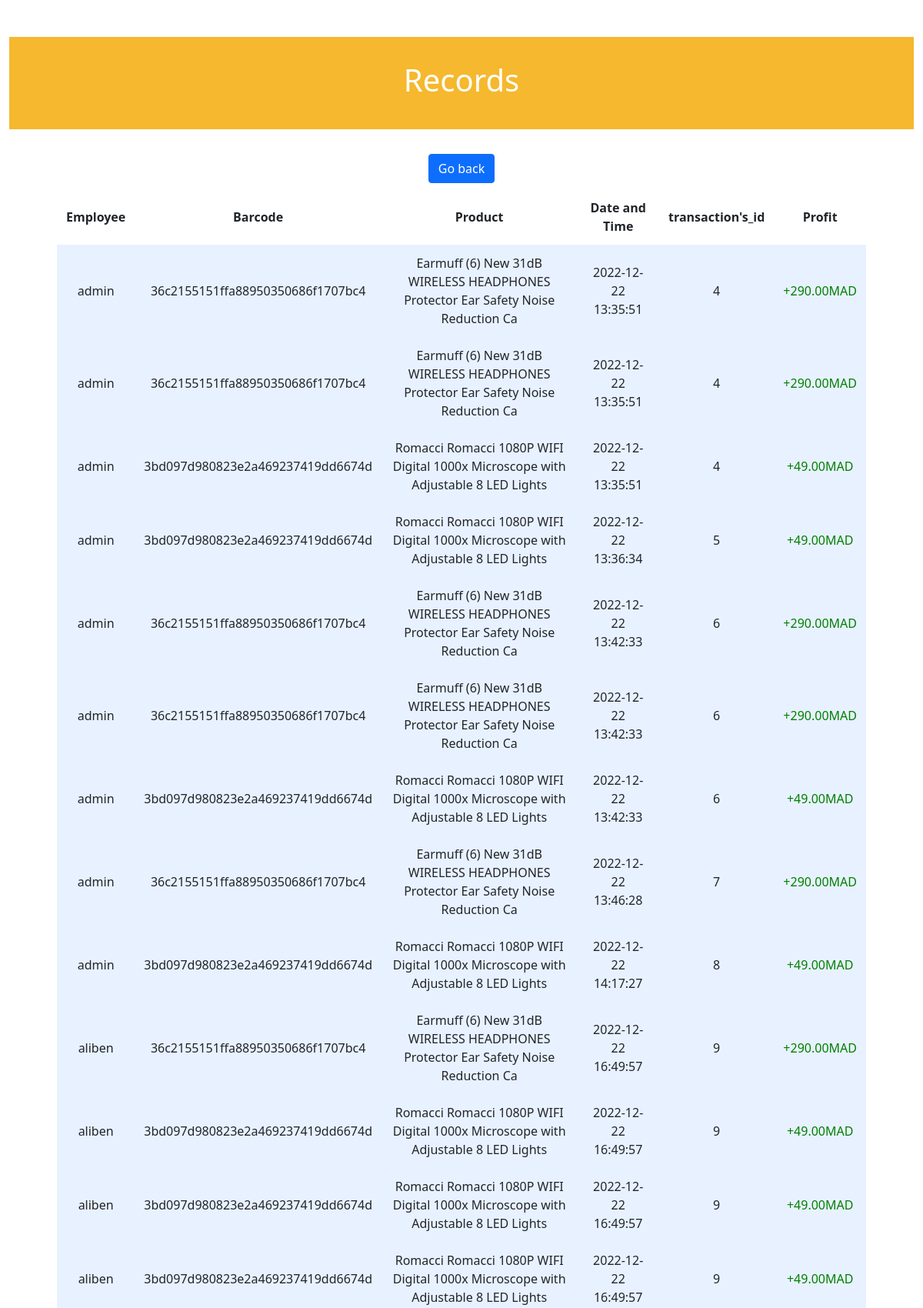
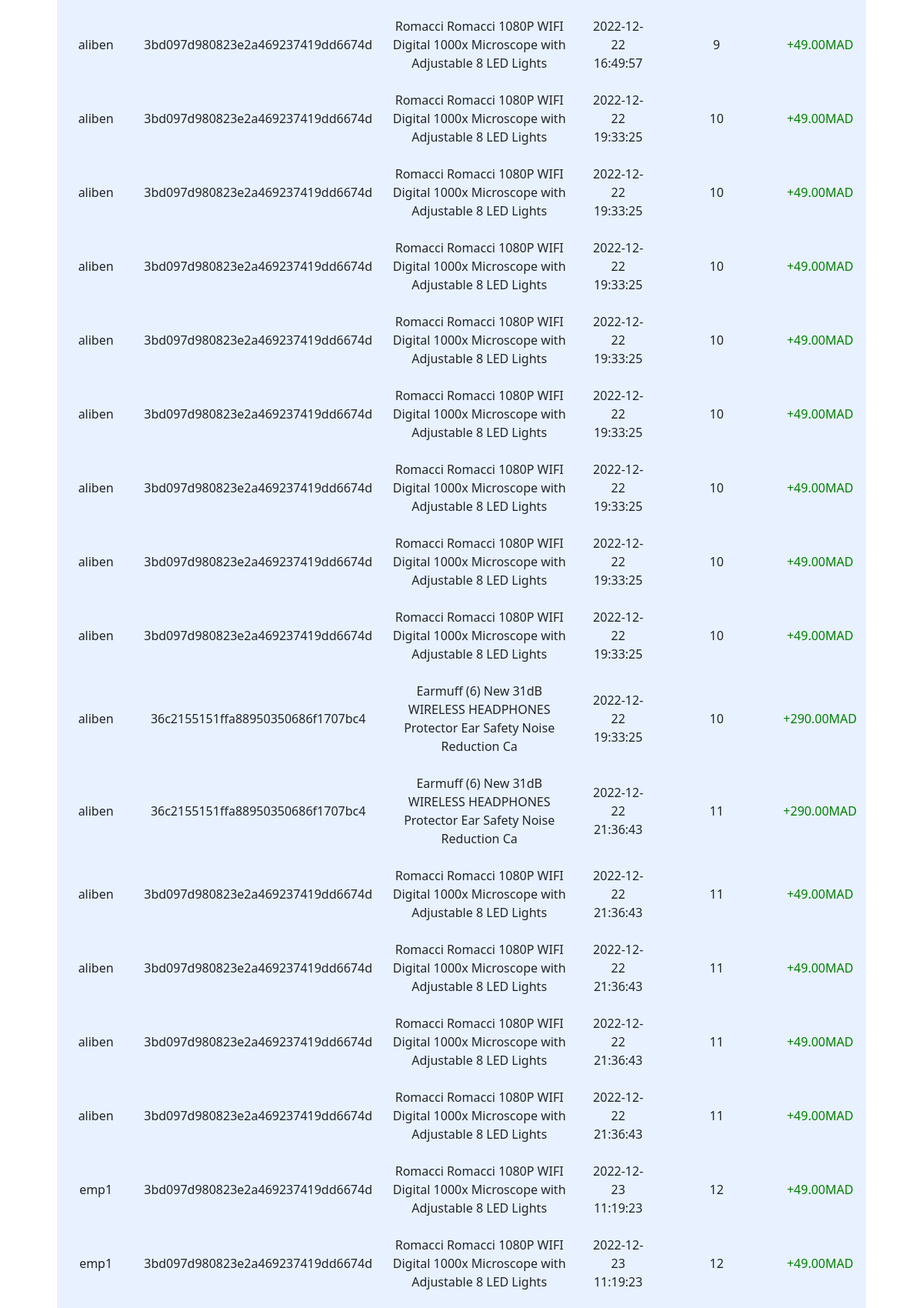
Screenshot of /sells (signed in, upper part) with the database file from the repository (2 pictures, top to bottom).
### tables this page shows
CREATE TABLE users_archive (id INTEGER  NOT NULL, username TEXT NOT NULL, hash TEXT NOT NULL, type TEXT NOT NULL);

CREATE TABLE sells (id INTERGER NOT NULL, barcode TEXT NOT NULL, date DATETIME DEFAULT CURRENT_TIMESTAMP, tran_id INTEGER NOT NULL, FOREIGN KEY(id) REFERENCES users(id), FOREIGN KEY(tran_id) REFERENCES bank(tran_id));

CREATE TABLE products (barcode TEXT NOT NULL, product TEXT NOT NULL, stock INTEGER NOT NULL, price INTEGER NOT NULL);

### app.py (the view)
@app.route("/sells",methods=["GET"])
@login_required
def sells():
    if db.execute("SELECT type FROM users WHERE id = ?", session["user_id"])[0]["type"] !="adm":
        return render_template("nicetry.html")
    else:
        id=session["user_id"]
        products= db.execute("SELECT * FROM products")
        sells=  db.execute("SELECT * FROM sells")
        tableaux =[dict() for i in range(len(sells))]
        for i in range(len(sells)):
            tableaux[i]["employee"]=db.execute("SELECT * FROM users_archive WHERE id=?",sells[i]["id"])[0]["username"]
            tableaux[i]["barcode"]=sells[i]["barcode"]
            tableaux[i]["product"]=db.execute("SELECT product FROM products WHERE barcode=?",sells[i]["barcode"])[0]["product"]
            tableaux[i]["date"]= sells[i]["date"]
            tableaux[i]["tran_id"]= sells[i]["tran_id"]
            tableaux[i]["profit"]= db.execute("SELECT price FROM products WHERE barcode=?",sells[i]["barcode"])[0]["price"]
        return render_template("sells.html",rows=tableaux)

### app.py (called while the page is built)
@app.after_request
def after_request(response):
    response.headers["Cache-Control"] = "no-cache, no-store, must-revalidate"
    response.headers["Expires"] = 0
    response.headers["Pragma"] = "no-cache"
    return response

### loginreq.py (called while the page is built)
def login_required(f):
    @wraps(f)
    def decorated_function(*args, **kwargs):
        if session.get("user_id") is None:
            return redirect("/login")
        return f(*args, **kwargs)
    return decorated_function

### templates/sells.html (shortened to what this page needs)
{% extends "layout.html" %}
{% block main %}
<div class="header" >
    <h1>Records</h1>
</div>
<a href="/admin" class="btn btn-primary">Go back</a>
<div class="container">
    <div class="section">
        <table>
            <thead>
                <tr>
                    <th>Employee</th>
                    <th>Barcode</th>
                    <th>Product</th>
                    <th>Date and Time</th>
                    <th>transaction's_id</th>
                    <th>Profit</th>
                </tr>
            </thead>
            {% for row in rows %}
            <tbody>
                <tr>
                    <td>{{row.employee}}</td>
                    <td>{{row.barcode}}</td>
                    <td>{{row.product}}</td>
                    <td>{{row.date}}</td>
                    <td>{{row.tran_id}}</td>
                    <td style="color: green;">+{{row.profit}}.00MAD</td>
                </tr>
            </tbody>
            {%endfor%}
        </table>
    </div>
</div>
{% endblock %}

### static/styles.css (style rules this page uses)
.section { padding-bottom: 1rem; padding-left: 2rem; padding-right: 2rem; padding-top: 0.5rem; }
table { background-color: transparent; margin-bottom: 1rem; width: 100%; }
table th, table td { padding: 0.75rem; vertical-align: middle; }
tbody tr:nth-of-type(odd) { background-color: rgb(179, 208, 255, 0.3) }
.header { background-color: #F5B82E; color: #fff; margin-bottom: 2rem; padding: 2rem 1rem; text-align: center; }

### rows the page displays
users_archive: employee "admin" "admin" "admin" "admin" "admin" "admin" "admin" "admin" "admin"
sells: barcode "36c2155151ffa88950350686f1707bc4", date "2022-12-22 13:35:51"
products: product "Earmuff (6) New 31dB WIRELESS HEADPHONES Protector Ear Safety Noise Reduction Ca" "Earmuff (6) New 31dB WIRELESS HEADPHONES Protector Ear Safety Noise Reduction Ca" "Earmuff (6) New 31dB WIRELESS HEADPHONES Protector Ear Safety Noise Reduction Ca" "Earmuff (6) New 31dB WIRELESS HEADPHONES Protector Ear Safety Noise Reduction Ca" "Earmuff (6) New 31dB WIRELESS HEADPHONES Protector Ear Safety Noise Reduction Ca" "Earmuff (6) New 31dB WIRELESS HEADPHONES Protector Ear Safety Noise Reduction Ca" "Earmuff (6) New 31dB WIRELESS HEADPHONES Protector Ear Safety Noise Reduction Ca" "Earmuff (6) New 31dB WIRELESS HEADPHONES Protector Ear Safety Noise Reduction Ca", profit "290" "290" "290" "290" "290" "290" "290" "290"
sells: barcode "36c2155151ffa88950350686f1707bc4", date "2022-12-22 13:35:51"
sells: barcode "3bd097d980823e2a469237419dd6674d", date "2022-12-22 13:35:51"
products: product "Romacci Romacci 1080P WIFI Digital 1000x Microscope with Adjustable 8 LED Lights" "Romacci Romacci 1080P WIFI Digital 1000x Microscope with Adjustable 8 LED Lights" "Romacci Romacci 1080P WIFI Digital 1000x Microscope with Adjustable 8 LED Lights" "Romacci Romacci 1080P WIFI Digital 1000x Microscope with Adjustable 8 LED Lights" "Romacci Romacci 1080P WIFI Digital 1000x Microscope with Adjustable 8 LED Lights" "Romacci Romacci 1080P WIFI Digital 1000x Microscope with Adjustable 8 LED Lights" "Romacci Romacci 1080P WIFI Digital 1000x Microscope with Adjustable 8 LED Lights" "Romacci Romacci 1080P WIFI Digital 1000x Microscope with Adjustable 8 LED Lights" "Romacci Romacci 1080P WIFI Digital 1000x Microscope with Adjustable 8 LED Lights" "Romacci Romacci 1080P WIFI Digital 1000x Microscope with Adjustable 8 LED Lights" "Romacci Romacci 1080P WIFI Digital 1000x Microscope with Adjustable 8 LED Lights" "Romacci Romacci 1080P WIFI Digital 1000x Microscope with Adjustable 8 LED Lights" "Romacci Romacci 1080P WIFI Digital 1000x Microscope with Adjustable 8 LED Lights" "Romacci Romacci 1080P WIFI Digital 1000x Microscope with Adjustable 8 LED Lights" "Romacci Romacci 1080P WIFI Digital 1000x Microscope with Adjustable 8 LED Lights" "Romacci Romacci 1080P WIFI Digital 1000x Microscope with Adjustable 8 LED Lights" "Romacci Romacci 1080P WIFI Digital 1000x Microscope with Adjustable 8 LED Lights" "Romacci Romacci 1080P WIFI Digital 1000x Microscope with Adjustable 8 LED Lights" "Romacci Romacci 1080P WIFI Digital 1000x Microscope with Adjustable 8 LED Lights" "Romacci Romacci 1080P WIFI Digital 1000x Microscope with Adjustable 8 LED Lights" "Romacci Romacci 1080P WIFI Digital 1000x Microscope with Adjustable 8 LED Lights" "Romacci Romacci 1080P WIFI Digital 1000x Microscope with Adjustable 8 LED Lights"
sells: barcode "3bd097d980823e2a469237419dd6674d", date "2022-12-22 13:36:34"
sells: barcode "36c2155151ffa88950350686f1707bc4", date "2022-12-22 13:42:33"
sells: barcode "36c2155151ffa88950350686f1707bc4", date "2022-12-22 13:42:33"
sells: barcode "3bd097d980823e2a469237419dd6674d", date "2022-12-22 13:42:33"
sells: barcode "36c2155151ffa88950350686f1707bc4", date "2022-12-22 13:46:28"
sells: barcode "3bd097d980823e2a469237419dd6674d", date "2022-12-22 14:17:27"
users_archive: employee "aliben" "aliben" "aliben" "aliben" "aliben" "aliben" "aliben" "aliben" "aliben" "aliben" "aliben" "aliben" "aliben" "aliben" "aliben" "aliben" "aliben" "aliben" "aliben"
sells: barcode "36c2155151ffa88950350686f1707bc4", date "2022-12-22 16:49:57"
sells: barcode "3bd097d980823e2a469237419dd6674d", date "2022-12-22 16:49:57"
sells: barcode "3bd097d980823e2a469237419dd6674d", date "2022-12-22 16:49:57"
sells: barcode "3bd097d980823e2a469237419dd6674d", date "2022-12-22 16:49:57"
sells: barcode "3bd097d980823e2a469237419dd6674d", date "2022-12-22 16:49:57"
sells: barcode "3bd097d980823e2a469237419dd6674d", date "2022-12-22 19:33:25"
sells: barcode "3bd097d980823e2a469237419dd6674d", date "2022-12-22 19:33:25"
sells: barcode "3bd097d980823e2a469237419dd6674d", date "2022-12-22 19:33:25"
sells: barcode "3bd097d980823e2a469237419dd6674d", date "2022-12-22 19:33:25"
sells: barcode "3bd097d980823e2a469237419dd6674d", date "2022-12-22 19:33:25"
sells: barcode "3bd097d980823e2a469237419dd6674d", date "2022-12-22 19:33:25"
sells: barcode "3bd097d980823e2a469237419dd6674d", date "2022-12-22 19:33:25"
sells: barcode "3bd097d980823e2a469237419dd6674d", date "2022-12-22 19:33:25"
sells: barcode "36c2155151ffa88950350686f1707bc4", date "2022-12-22 19:33:25"
sells: barcode "36c2155151ffa88950350686f1707bc4", date "2022-12-22 21:36:43"
sells: barcode "3bd097d980823e2a469237419dd6674d", date "2022-12-22 21:36:43"
sells: barcode "3bd097d980823e2a469237419dd6674d", date "2022-12-22 21:36:43"
sells: barcode "3bd097d980823e2a469237419dd6674d", date "2022-12-22 21:36:43"
sells: barcode "3bd097d980823e2a469237419dd6674d", date "2022-12-22 21:36:43"
users_archive: employee "emp1" "emp1"
sells: barcode "3bd097d980823e2a469237419dd6674d", date "2022-12-23 11:19:23"
sells: barcode "3bd097d980823e2a469237419dd6674d", date "2022-12-23 11:19:23"

### other values shown
{{ row.tran_id }} "4" "4" "4" "5" "6" "6" "6" "7" "8" "9" "9" "9" "9" "9" "10" "10" "10" "10" "10" "10" "10" "10" "10" "11" "11" "11" "11" "11" "12" "12"
{{ row.profit }} "49" "49" "49" "49" "49" "49" "49" "49" "49" "49" "49" "49" "49" "49" "49" "49" "49" "49" "49" "49" "49" "49"
